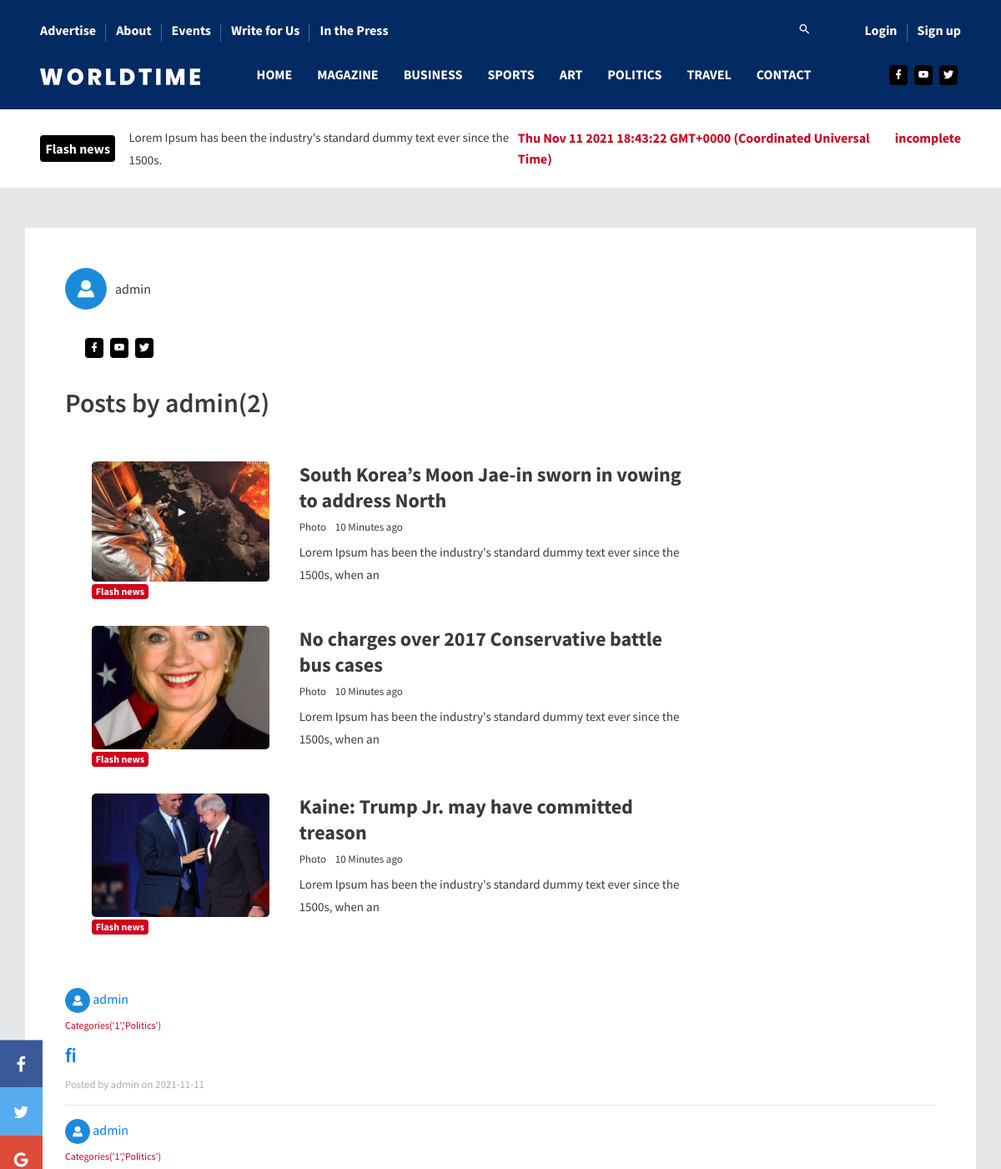
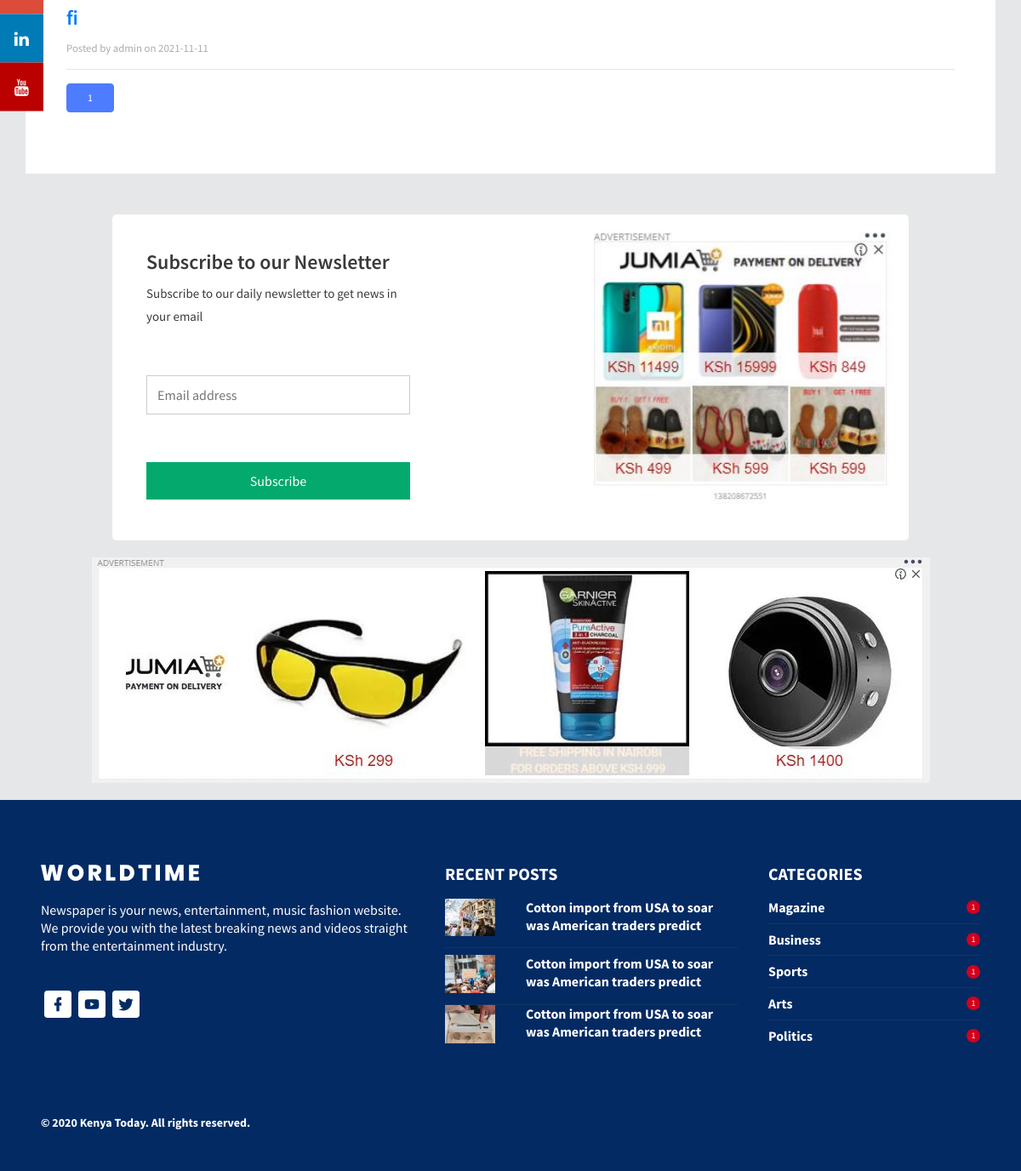
The page /author/admin on the database its author committed (2 pictures, top to bottom).
### app/models.py (models this page shows, shortened)
class Users(db.Model, UserMixin):
    id = db.Column(db.Integer,primary_key = True)
    username = db.Column(db.String(20), unique = True, nullable = False)
    email = db.Column(db.String(120), unique =True, nullable = False)
    profile_pic = db.Column(db.String(20), nullable = False, default = 'avatar.png')
    password = db.Column(db.String(100), nullable = False)
    admin = db.Column(db.Boolean, nullable = False, default = False)
    posts = db.relationship('Articles', backref = 'author', lazy = True)
    the_comments = db.relationship('Comments', backref='writer',lazy=True)
    post_author = db.Column(db.Boolean, nullable=False, default=False)

class Articles(db.Model):
    id = db.Column(db.Integer, primary_key = True)
    title = db.Column(db.String(100), nullable = False)
    category_id = db.Column(db.Integer, db.ForeignKey('categories.id'), nullable = False)
    content = db.Column(db.Text, nullable = False)
    date_posted = db.Column(db.DateTime, nullable = False, default = datetime.utcnow)
    user_id = db.Column(db.Integer, db.ForeignKey('users.id'), nullable = False)
    cover_img = db.Column(db.String(100), nullable = False)
    pic_desc = db.Column(db.String(100), nullable = False)
    userscomments = db.relationship('Comments', backref = 'its_article', lazy = True)

class Categories(db.Model):
    id = db.Column(db.Integer, primary_key=True)
    categoryname = db.Column(db.String(200), nullable = False)
    articles = db.relationship('Articles', backref = 'category', lazy = True)
    def __repr__(self):
        return f"Categories('{self.id}','{self.categoryname}')"

### app/routes.py (the view)
@app.route('/author/<string:username>')
def user_posts(username):
    page = request.args.get('page', 1, type=int)
    user = Users.query.filter_by(username=username).first_or_404()
    articles = Articles.query.filter_by(author=user)\
        .order_by(Articles.date_posted.desc())\
        .paginate(per_page=20, page=page)
    return render_template('author_posts.html',articles = articles, user=user)

### app/templates/author_posts.html
{% extends "layout.html" %}
{% block body %}
<div style="background-color: white;" class="container mb-5 mt-5 p-5">
    <div>
      <div class="chip">
        <div style="background-image: url('../static/imgs/profile_pics/{{ user.profile_pic }}');" class="chip-img"></div>
        {{ user.username }}
      </div>
      <div class="p-1 mt-3">
      <ul class="social-media mb-3 p-3">
        <li>
          <a href="#">
            <i class="mdi mdi-facebook"></i>
          </a>
        </li>
        <li>
          <a href="#">
            <i class="mdi mdi-youtube"></i>
          </a>
        </li>
        <li>
          <a href="#">
            <i class="mdi mdi-twitter"></i>
          </a>
        </li>
      </ul>
    </div>
      <h1 class="mb-3">Posts by {{ user.username }}({{ articles.total }})</h1>
    </div>
    <div class="row" data-aos="fade-up">
        <div class="col-lg-9 stretch-card grid-margin">
          <div class="card">
            <div class="card-body">
              <div class="row">
                <div class="col-sm-4 grid-margin">
                  <div class="position-relative">
                    <div class="rotate-img">
                      <img
                        src="{{ url_for('static', filename = 'assets/images/dashboard/home_4.jpg') }}"
                        alt="thumb"
                        class="img-fluid"
                      />
                    </div>
                    <div class="badge-positioned">
                      <span class="badge badge-danger font-weight-bold"
                        >Flash news</span
                      >
                    </div>
                  </div>
                </div>
                <div class="col-sm-8  grid-margin">
                  <h2 class="mb-2 font-weight-600">
                    South Korea’s Moon Jae-in sworn in vowing to address
                    North
                  </h2>
                  <div class="fs-13 mb-2">
                    <span class="mr-2">Photo </span>10 Minutes ago
                  </div>
                  <p class="mb-0">
                    Lorem Ipsum has been the industry's standard dummy
                    text ever since the 1500s, when an
                  </p>
                </div>
              </div>
              <div class="row">
                <div class="col-sm-4 grid-margin">
                  <div class="position-relative">
                    <div class="rotate-img">
                      <img
                        src="{{ url_for('static', filename = 'assets/images/dashboard/home_5.jpg') }}"
                        alt="thumb"
                        class="img-fluid"
                      />
                    </div>
                    <div class="badge-positioned">
                      <span class="badge badge-danger font-weight-bold"
                        >Flash news</span
                      >
                    </div>
                  </div>
                </div>
                <div class="col-sm-8  grid-margin">
                  <h2 class="mb-2 font-weight-600">
                    No charges over 2017 Conservative battle bus cases
                  </h2>
                  <div class="fs-13 mb-2">
                    <span class="mr-2">Photo </span>10 Minutes ago
                  </div>
                  <p class="mb-0">
                    Lorem Ipsum has been the industry's standard dummy
                    text ever since the 1500s, when an
                  </p>
                </div>
              </div>
              <div class="row">
                <div class="col-sm-4">
                  <div class="position-relative">
                    <div class="rotate-img">
                      <img
                        src="{{ url_for('static', filename = 'assets/images/dashboard/home_6.jpg') }}"
                        alt="thumb"
                        class="img-fluid"
                      />
                    </div>
                    <div class="badge-positioned">
                      <span class="badge badge-danger font-weight-bold"
                        >Flash news</span
                      >
                    </div>
                  </div>
                </div>
                <div class="col-sm-8">
                  <h2 class="mb-2 font-weight-600">
                    Kaine: Trump Jr. may have committed treason
                  </h2>
                  <div class="fs-13 mb-2">
                    <span class="mr-2">Photo </span>10 Minutes ago
                  </div>
                  <p class="mb-0">
                    Lorem Ipsum has been the industry's standard dummy
                    text ever since the 1500s, when an
                  </p>
                </div>
              </div>
            </div>
          </div>
        </div>
      </div>
    {% for article in articles.items %}
    <a href="{{ url_for('user_posts',username=article.author.username) }}">
        <img style="border-radius: 50%;width: 30px;height: 30px;"
            src="{{ url_for('static',filename='imgs/profile_pics/' + article.author.profile_pic )}}">
        <span>{{ article.author.username }}</span>
    </a>
    <p><small class="text-danger">{{ article.category }}</small></p>
    <h2><a href="{{ url_for('post', id = article.id) }}">{{ article.title }}</a></h2>
    <small class="text-muted">Posted by {{ article.author.username }} on {{ article.date_posted.strftime('%Y-%m-%d')
        }}</small>
    <hr>
    {% endfor %}
    {% for page_num in articles.iter_pages(left_edge=1,right_edge=1,left_current=1,right_current=2) %}
    {% if page_num %}
    {% if articles.page == page_num %}
    <a class="btn btn-info mb-4" href="{{url_for('user_posts',username=user.username, page = page_num)}}">{{ page_num
        }}</a>
    {% else %}
    <a class="btn btn-outline-info mb-4" href="{{url_for('user_posts',username=user.username, page = page_num)}}">{{
        page_num }}</a>
    {% endif %}
    {% else %}
    ...
    {% endif %}
    {% endfor %}
</div>
{% endblock %}

### rows shown on the page
Users: profile_pic (placeholder picture), username "admin"
Articles: profile_pic (placeholder picture), author.username "admin", category "Categories('1','Politics')", title "fi", date_posted "2021-11-11"
Articles: profile_pic (placeholder picture), author.username "admin", category "Categories('1','Politics')", title "fi", date_posted "2021-11-11"

### other values the page prints
{{ articles.total }} "2"
{{ page_num }} "1"
